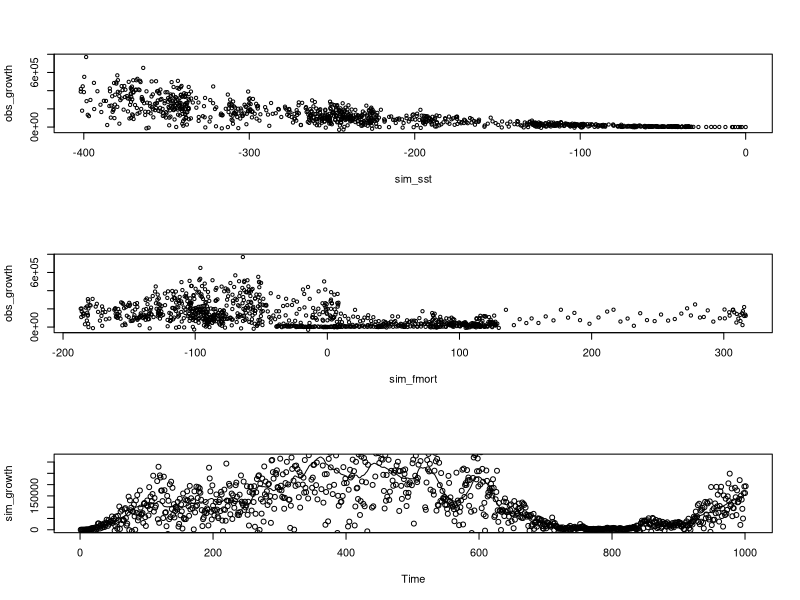
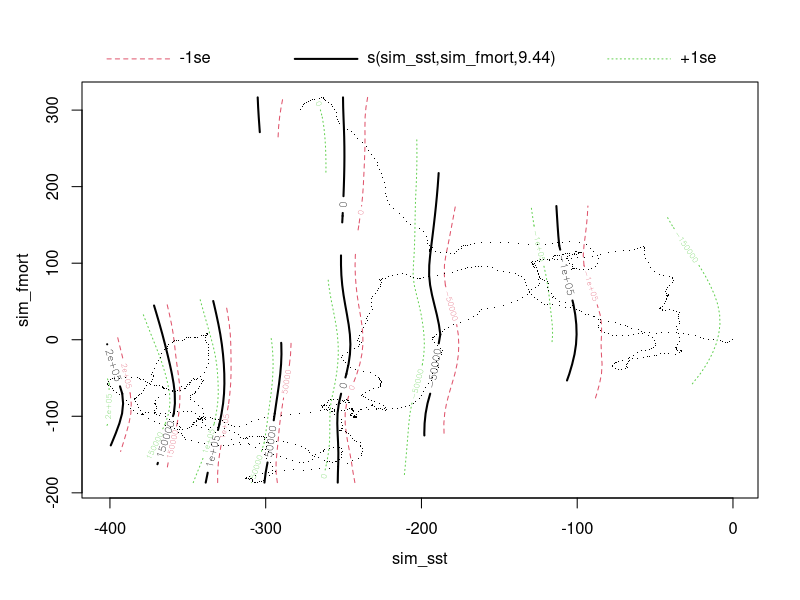
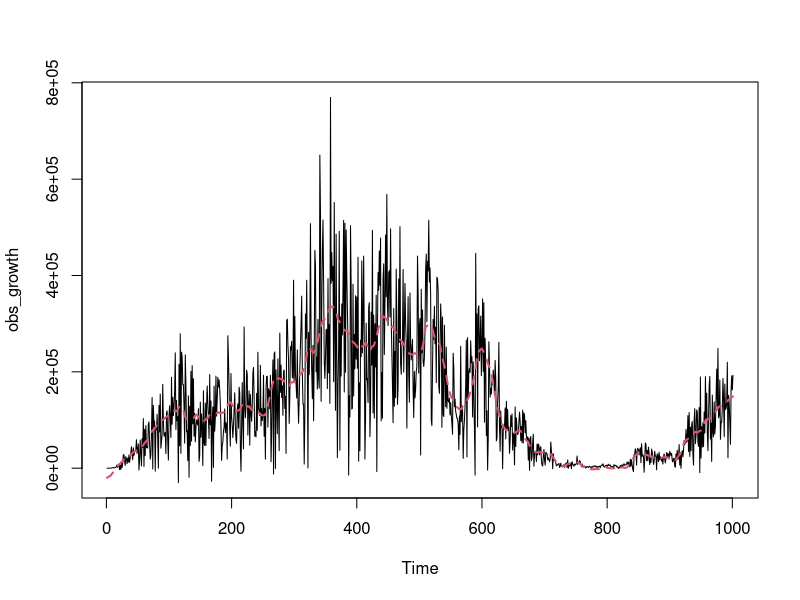

Recreate these plots in R, in order.
# gam simulation test

# generate independent variables
# basic
sim_sst   <-arima.sim(model= list(order = c(1, 1, 0),ar=0.9), n=1000)
sim_fmort <-arima.sim(model= list(order = c(1, 1, 0),ar=0.9), n=1000)
  
sim_growth<-1.5*sim_sst + 2*sim_sst^2 + 3*sim_fmort
obs_growth<-sim_growth*rnorm(length(sim_growth),1,0.5)

par(mfrow=c(3,1))
plot(obs_growth~sim_sst)
plot(obs_growth~sim_fmort)
plot(sim_growth)
points(obs_growth)
# make 

library(mgcv)

mod<-gam(obs_growth~s(sim_sst,sim_fmort))
summary(mod)
par(mfrow=c(1,1))
plot(mod)
mod

plot(obs_growth)
lines(mod$fitted.values,lty=2,col=2,lwd=2)

#==simulate with autocorrelation in growth (and not just sst and fmort)

